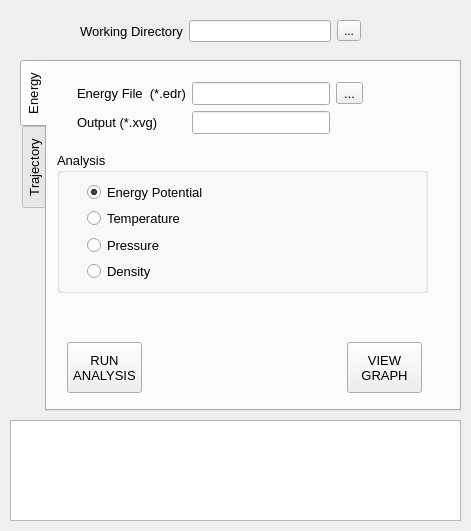
<?xml version="1.0" encoding="UTF-8"?>
<ui version="4.0">
 <class>GromacsAnalysis</class>
 <widget class="QWidget" name="GromacsAnalysis">
  <property name="geometry">
   <rect>
    <x>0</x>
    <y>0</y>
    <width>471</width>
    <height>531</height>
   </rect>
  </property>
  <property name="windowTitle">
   <string>Gromacs Analysis</string>
  </property>
  <widget class="QTabWidget" name="tabWidget">
   <property name="geometry">
    <rect>
     <x>20</x>
     <y>60</y>
     <width>441</width>
     <height>351</height>
    </rect>
   </property>
   <property name="font">
    <font>
     <pointsize>10</pointsize>
    </font>
   </property>
   <property name="tabPosition">
    <enum>QTabWidget::West</enum>
   </property>
   <property name="currentIndex">
    <number>0</number>
   </property>
   <widget class="QWidget" name="energy_tab">
    <attribute name="title">
     <string>Energy</string>
    </attribute>
    <widget class="QGroupBox" name="Energy_groupBox">
     <property name="geometry">
      <rect>
       <x>10</x>
       <y>90</y>
       <width>371</width>
       <height>141</height>
      </rect>
     </property>
     <property name="title">
      <string>Analysis</string>
     </property>
     <widget class="QWidget" name="">
      <property name="geometry">
       <rect>
        <x>30</x>
        <y>30</y>
        <width>123</width>
        <height>100</height>
       </rect>
      </property>
      <layout class="QFormLayout" name="formLayout">
       <item row="0" column="0">
        <widget class="QRadioButton" name="epot_radioButton">
         <property name="text">
          <string>Energy Potential</string>
         </property>
         <property name="checked">
          <bool>true</bool>
         </property>
        </widget>
       </item>
       <item row="1" column="0">
        <widget class="QRadioButton" name="temperature_radioButton">
         <property name="text">
          <string>Temperature</string>
         </property>
        </widget>
       </item>
       <item row="2" column="0">
        <widget class="QRadioButton" name="pressure_radioButton">
         <property name="text">
          <string>Pressure</string>
         </property>
        </widget>
       </item>
       <item row="3" column="0">
        <widget class="QRadioButton" name="density_radioButton">
         <property name="text">
          <string>Density</string>
         </property>
        </widget>
       </item>
      </layout>
     </widget>
    </widget>
    <widget class="QPushButton" name="runEnergy_pushButton">
     <property name="geometry">
      <rect>
       <x>20</x>
       <y>280</y>
       <width>75</width>
       <height>51</height>
      </rect>
     </property>
     <property name="text">
      <string>RUN 
ANALYSIS</string>
     </property>
    </widget>
    <widget class="QPushButton" name="viewGraphEn_pushButton">
     <property name="geometry">
      <rect>
       <x>300</x>
       <y>280</y>
       <width>75</width>
       <height>51</height>
      </rect>
     </property>
     <property name="sizePolicy">
      <sizepolicy hsizetype="Fixed" vsizetype="Fixed">
       <horstretch>0</horstretch>
       <verstretch>0</verstretch>
      </sizepolicy>
     </property>
     <property name="text">
      <string>VIEW 
GRAPH</string>
     </property>
    </widget>
    <widget class="QWidget" name="">
     <property name="geometry">
      <rect>
       <x>30</x>
       <y>20</y>
       <width>286</width>
       <height>52</height>
      </rect>
     </property>
     <layout class="QGridLayout" name="gridLayout">
      <item row="0" column="0">
       <widget class="QLabel" name="label">
        <property name="text">
         <string>Energy File  (*.edr)</string>
        </property>
       </widget>
      </item>
      <item row="0" column="1">
       <widget class="QLineEdit" name="energyfile_lineEdit"/>
      </item>
      <item row="0" column="2">
       <widget class="QToolButton" name="energyfile_toolButton">
        <property name="text">
         <string>...</string>
        </property>
       </widget>
      </item>
      <item row="1" column="0">
       <widget class="QLabel" name="label_2">
        <property name="text">
         <string>Output (*.xvg)</string>
        </property>
       </widget>
      </item>
      <item row="1" column="1">
       <widget class="QLineEdit" name="energyout_lineEdit"/>
      </item>
     </layout>
    </widget>
   </widget>
   <widget class="QWidget" name="trj_tab">
    <attribute name="title">
     <string>Trajectory</string>
    </attribute>
   </widget>
  </widget>
  <widget class="QTextEdit" name="outputText_textEdit">
   <property name="geometry">
    <rect>
     <x>10</x>
     <y>420</y>
     <width>451</width>
     <height>101</height>
    </rect>
   </property>
  </widget>
  <widget class="QWidget" name="">
   <property name="geometry">
    <rect>
     <x>80</x>
     <y>20</y>
     <width>281</width>
     <height>22</height>
    </rect>
   </property>
   <layout class="QGridLayout" name="gridLayout_2">
    <item row="0" column="0">
     <widget class="QLabel" name="label_3">
      <property name="font">
       <font>
        <pointsize>10</pointsize>
       </font>
      </property>
      <property name="text">
       <string>Working Directory</string>
      </property>
     </widget>
    </item>
    <item row="0" column="1">
     <widget class="QLineEdit" name="workDir_lineEdit"/>
    </item>
    <item row="0" column="2">
     <widget class="QToolButton" name="workDir_toolButton">
      <property name="text">
       <string>...</string>
      </property>
     </widget>
    </item>
   </layout>
  </widget>
 </widget>
 <resources/>
 <connections/>
</ui>
